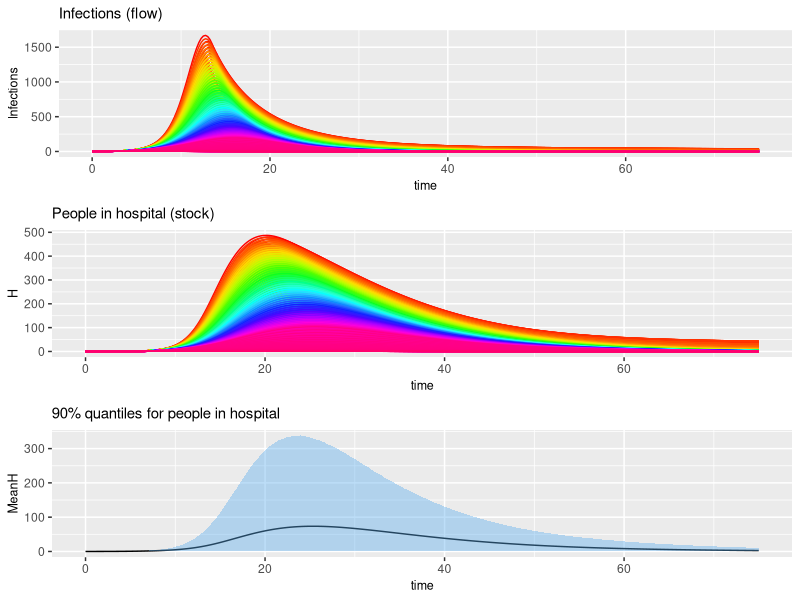
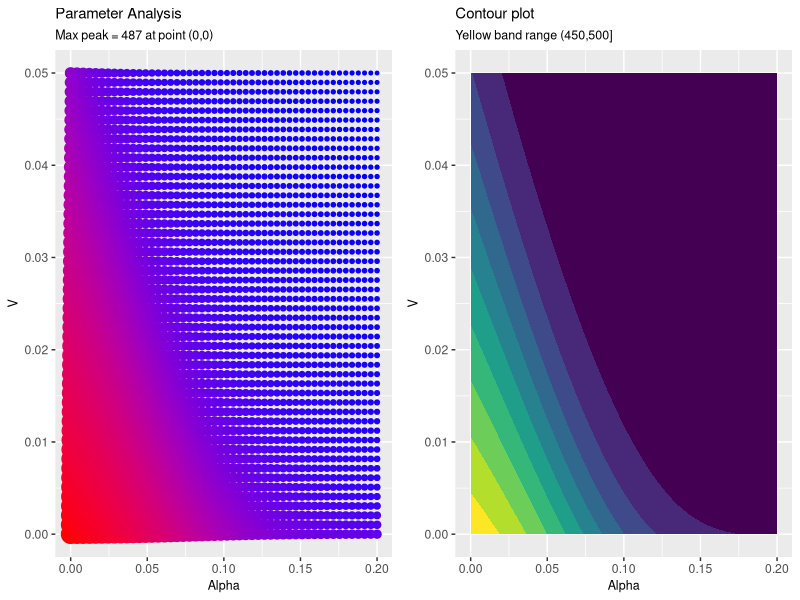

Reproduce these figures in R, in order.
library(deSolve)
library(dplyr)
library(ggplot2)
library(tidyr)
library(ggpubr)
library(purrr)


sirh <- function(time, stocks, auxs){
  with(as.list(c(stocks, auxs)),{
    N <- S + I + R + H       # Eq (31)
    IR <- beta*I*S/N*M       # Eq (22)
    VR <- v*S                # Eq (23)
    AR <- hf*gamma*I         # Eq (24)
    RR <- (1-hf)*gamma*I     # Eq (25)
    DR <- d*H                # Eq (26)
    
    dS_dt  <- -IR -VR        # Eq (17)
    dI_dt  <-  IR - AR - RR  # Eq (18)
    dH_dt  <-  AR - DR       # Eq (19)
    dR_dt  <-  RR + DR + VR  # Eq (20)
    dM_dt  <- (M_min - M) * 
      alpha       # Eq (21)
    return (list(c(dS_dt,dI_dt,dH_dt,dR_dt,dM_dt), 
                 Beta=beta, 
                 Gamma=gamma,
                 HF=hf,
                 V=v,
                 Alpha=alpha,
                 M_Min=M_min,
                 Infections=IR,
                 Recovering=RR,
                 Vaccinated=VR,
                 Hospitalised=AR,
                 Discharged=DR,
                 CheckSum=S + I + R + H))
  })
}

run_scenario <- function(run_id=1,
                         stocks=c(S=9999, # Eq (34)
                                  I=1,    # Eq (35)
                                  H=0,    # Eq (36)
                                  R=0,    # Eq (37)
                                  M=1     # Eq (38)
                         ), 
                         simtime=seq(0,50,by=0.25),
                         beta=1,       # Eq (27)
                         gamma=0.25,   # Eq (28)
                         alpha=0.5,    # Eq (23)
                         M_min=0.3,    # Eq (39)
                         d=0.1,        # Eq (32)
                         hf=0.1,       # Eq (30)
                         v=0.1)         # Eq (29) 
{
  auxs <- c(beta=beta,gamma=gamma,alpha=alpha,M_min=M_min,d=d,hf=hf,v=v)
  
  res <- ode(y=stocks, 
             times=simtime, 
             func = sirh, 
             parms=auxs, 
             method="euler") %>%
    data.frame() %>%
    dplyr::as_tibble() %>%
    dplyr::mutate(RunID=as.integer(run_id)) %>%
    dplyr::select(RunID, everything())
}


# Run simulations
alpha_vals <- seq(0,.20,length.out=50)
vacc_vals  <- seq(0,0.05,length.out=50)
sim_inputs <- expand.grid(alpha_vals,vacc_vals)
summary(sim_inputs)


run_id <- 1

sim_res <- map2(sim_inputs[,1],sim_inputs[,2],~{
  res <- run_scenario(run_id = run_id,
                      alpha = .x,
                      v = .y,
                      simtime = seq(0,75,by=0.25),
                      hf = 0.10)
  run_id <<- run_id + 1
  res
}) %>% dplyr::bind_rows()
sim_res


time_h <- sim_res %>%
  dplyr::group_by(time) %>%
  dplyr::summarise(MeanH=mean(H),
                   Q95=quantile(H,0.95),
                   Q05=quantile(H,0.05))
time_h


p3 <- ggplot(sim_res,aes(x=time,y=Infections,colour=RunID,group=RunID))+geom_line()+
  scale_colour_gradientn(colors=rainbow(14))+
  theme(legend.position = "none")+
  labs(title="Infections (flow)")+
  theme(title = element_text(size=9))

p4 <- ggplot(sim_res,aes(x=time,y=H,colour=RunID,group=RunID))+geom_line()+
  scale_colour_gradientn(colors=rainbow(14))+
  theme(legend.position = "none")+
  labs(title="People in hospital (stock)")+
  theme(title = element_text(size=9))

p5 <- ggplot(time_h,aes(x=time,y=MeanH))+geom_line()+
  geom_ribbon(aes(x=time,ymin=Q05,ymax=Q95),alpha=0.4,fill="steelblue2")+
  labs(title="90% quantiles for people in hospital")+
  theme(title = element_text(size=9))

g2 <- ggarrange(p3,p4,p5,nrow = 3)
g2


max_h <- sim_res %>%
  dplyr::group_by(RunID) %>%
  dplyr::summarise(MH=max(H),
                   V=first(V),
                   Alpha=first(Alpha))


max_h %>% dplyr::arrange(desc(MH)) %>% dplyr::slice(1:3)
max_h %>% dplyr::arrange(MH) %>% dplyr::slice(1:3)

p6 <- ggplot(max_h,aes(x=Alpha,y=V,colour=MH,size=MH))+geom_point()+
  scale_color_gradient(low="blue", high="red")+
  theme(legend.position = "none")+
  labs(title=paste0("Parameter Analysis"))+
  labs(subtitle=paste0("Max peak = ",round(max(max_h$MH),0)," at point (0,0)"))+
  theme(title = element_text(size=9))


p7 <- ggplot(max_h,aes(x=Alpha,y=V,z=MH))+geom_contour_filled()+
  theme(legend.position = "none")+
  labs(title=paste0("Contour plot"))+
  labs(subtitle=paste0("Yellow band range (450,500]"))+
  theme(title = element_text(size=9))

g3 <- ggarrange(p6,p7,nrow = 1)
g3
